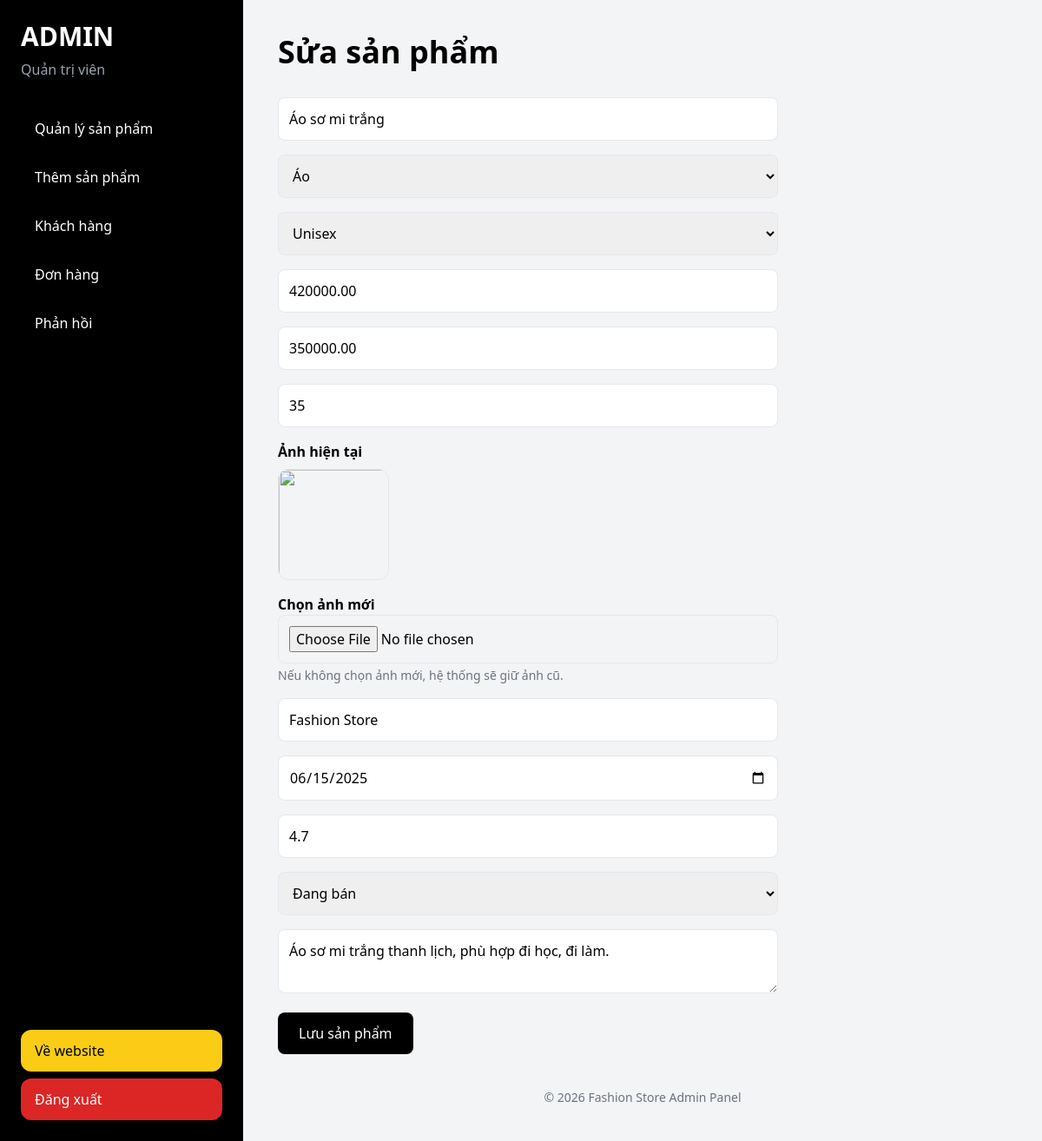
Screenshot of /admin/edit_product.php?id=2 (signed in) with the database file from the repository.
### tables this page shows
CREATE TABLE products (
  id INT AUTO_INCREMENT PRIMARY KEY,
  name VARCHAR(255) NOT NULL,
  category_id INT NULL,
  original_price DECIMAL(12,2) DEFAULT 0,
  price DECIMAL(12,2) NOT NULL,
  quantity INT DEFAULT 0,
  image_url TEXT,
  description TEXT,
  brand VARCHAR(255),
  manufacture_date DATE NULL,
  rating DECIMAL(2,1) DEFAULT 5.0,
  status ENUM('active','hidden') DEFAULT 'active',
  created_at DATETIME DEFAULT CURRENT_TIMESTAMP,
  FOREIGN KEY (category_id) REFERENCES categories(id) ON DELETE SET NULL
);

CREATE TABLE categories (
  id INT AUTO_INCREMENT PRIMARY KEY,
  name VARCHAR(255) NOT NULL UNIQUE,
  description TEXT,
  created_at DATETIME DEFAULT CURRENT_TIMESTAMP
);

### admin/product_form.php (the view, shortened to what this page needs)
<form method="POST" enctype="multipart/form-data" class="space-y-4 max-w-xl">
    <input type="text" name="name" placeholder="Tên sản phẩm"
        value="<?= htmlspecialchars($product['name'] ?? '') ?>"
        class="w-full p-3 border rounded-lg">
    <select name="category_id" class="w-full p-3 border rounded-lg">
        <?php
        $categories = $conn->query("SELECT * FROM categories ORDER BY name ASC")->fetchAll(PDO::FETCH_ASSOC);
        foreach ($categories as $cat):
        ?>
            <option value="<?= $cat['id'] ?>"
                <?= ($product['category_id'] ?? '') == $cat['id'] ? 'selected' : '' ?>>
                <?= htmlspecialchars($cat['name']) ?>
            </option>
        <?php endforeach; ?>
    </select>
    <select name="gender" class="w-full p-3 border rounded-lg">
        <option value="unisex" <?= ($product['gender'] ?? 'unisex') == 'unisex' ? 'selected' : '' ?>>Unisex</option>
    </select>
    <input type="number" name="original_price" placeholder="Giá gốc"
        value="<?= htmlspecialchars($product['original_price'] ?? '') ?>"
        class="w-full p-3 border rounded-lg">
    <input type="number" name="price" placeholder="Giá bán"
        value="<?= htmlspecialchars($product['price'] ?? '') ?>"
        class="w-full p-3 border rounded-lg">
    <input type="number" name="quantity" placeholder="Số lượng"
        value="<?= htmlspecialchars($product['quantity'] ?? '') ?>"
        class="w-full p-3 border rounded-lg">
    <div>
        <p class="font-semibold mb-2">Ảnh hiện tại</p>
        <img src="../<?= htmlspecialchars($product['image_url'] ?? 'assets/images/default.png') ?>"
             class="w-32 h-32 object-cover rounded-xl border mb-3"
             onerror="this.src='../assets/images/default.png'">
    </div>
    <div>
        <label class="font-semibold">Chọn ảnh mới</label>
        <input type="file" name="image_file" accept="image/*"
               class="w-full p-3 border rounded-lg">
        <p class="text-sm text-gray-500 mt-1">
            Nếu không chọn ảnh mới, hệ thống sẽ giữ ảnh cũ.
        </p>
    </div>
    <input type="text" name="brand" placeholder="Thương hiệu"
        value="<?= htmlspecialchars($product['brand'] ?? '') ?>"
        class="w-full p-3 border rounded-lg">
    <input type="date" name="manufacture_date"
        value="<?= htmlspecialchars($product['manufacture_date'] ?? '') ?>"
        class="w-full p-3 border rounded-lg">
    <input type="number" step="0.1" name="rating" placeholder="Đánh giá"
        value="<?= htmlspecialchars($product['rating'] ?? '') ?>"
        class="w-full p-3 border rounded-lg">
    <select name="status" class="w-full p-3 border rounded-lg">
        <option value="active" <?= ($product['status'] ?? '') == 'active' ? 'selected' : '' ?>>Đang bán</option>
    </select>
    <textarea name="description" placeholder="Mô tả"
        class="w-full p-3 border rounded-lg"><?= htmlspecialchars($product['description'] ?? '') ?></textarea>
    <button type="submit"
        class="bg-black text-white px-6 py-3 rounded-lg hover:bg-red-500">
        Lưu sản phẩm
    </button>
</form>

### rows the page displays
products: name "Áo sơ mi trắng", category_id "Áo", original_price "420000.00", price "350000.00", quantity "35", brand "Fashion Store", manufacture_date "06/15/2025", rating "4.7", status "Đang bán", description "Áo sơ mi trắng thanh lịch, phù hợp đi học, đi làm."

### other values shown
$_SESSION["fullname"] "Quản trị viên"
